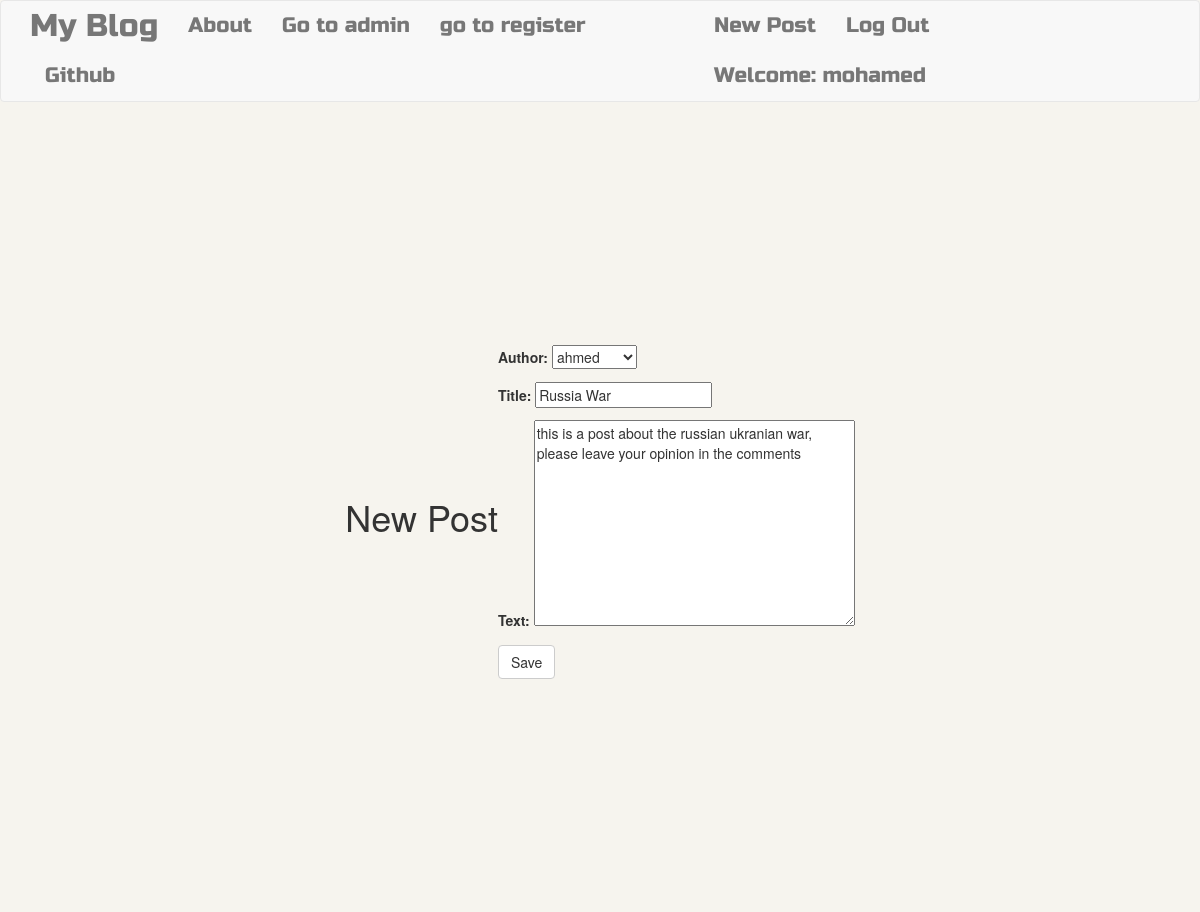
Screenshot of /post/3/edit/ (signed in) with the database file from the repository.
### blog/models.py (models this page shows, shortened)
class Post (models.Model):
    author=models.ForeignKey('auth.User',on_delete=models.CASCADE)
    title=models.CharField(max_length=200)
    text=models.TextField()
    create_date=models.DateTimeField(default=timezone.now)
    publish_date=models.DateTimeField(blank=True,null=True)

### blog/views.py (the view)
class updatepostview (LoginRequiredMixin,UpdateView):
    login_url='/login/'
    redirect_field_name="blog/post_detail.html"
    form_class=PostForm
    model=Post

### blog/forms.py
class PostForm (forms.ModelForm):
    class Meta ():
        model=Post
        fields=('author','title','text')
        widgets={
          'title':forms.TextInput(attrs={'class':'textinputclass'}),
          'text': forms.Textarea(attrs={'class':'editable medium-editor-textarea postcontent'})
        }

### blog/templates/blog/post_form.html (shortened to what this page needs)
{% extends 'blog/base.html' %}
{% block content %}
<h1>New Post</h1>
<form  method="POST">
{{form.as_p}}
<button type="submit" class='save btn btn-default' >Save</button>
</form>
{% endblock %}

### blog/templates/blog/base.html (shortened to what this page needs)
<!DOCTYPE html>
{% load staticfiles %}
<html lang="en" dir="ltr">
  <head>
<link rel="stylesheet" href="https://maxcdn.bootstrapcdn.com/bootstrap/3.3.7/css/bootstrap.min.css"
<script src="//cdn.jsdelivr.net/npm/medium-editor@latest/dist/js/medium-editor.min.js"></script>
<link rel="stylesheet" href="//cdn.jsdelivr.net/npm/medium-editor@latest/dist/css/medium-editor.min.css" type="text/css" media="screen" charset="utf-8">
<link rel="stylesheet" href="{% static 'css/blog.css' %}">
  </head>
  <body>
    <nav class='navbar navbar-default techfont custom-navbar '  >
      <div class="container">
        <ul class= 'nav navbar-nav'>
          <li> <a class='navbar-brand bigbrand' href="{% url 'postlist' %}">My Blog</a> </li>
          <li><a href="{% url 'about' %}">About</a></li>
          <li><a class="navbar-link" href="{% url 'admin:index' %}">Go to admin</a></li>
          <li><a class="navbar-link" href="{% url 'register' %}">go to register</a></li>
          <li><a href="https://www.github.com">Github</a> </li>
        </ul>
        <ul class='nav navbar-nav navbar-right'>
          {% if user.is_authenticated %}
          <li><a href="{% url 'postnew' %}">New Post</a> </li>
          <li><a href="{% url 'logout' %}">Log Out</a> </li>
          <li><a>Welcome: {{user.username}}</a> </li>
          {% else %}
          <li><a class='nav navbar-right' href="{% url 'login' %}">Login</a> </li>
          {% endif %}
        </ul>
      </div>
    </nav>
    <div class="content container">
      {% block content %}
      {% endblock %}
    </div>
  </body>
</html>

### blog/static/css/blog.css (style rules this page uses)
.techfont { font-family:'Russo One' ,sans-serif; font-size: 1.5em; margin-bottom: 10px; }
.bigbrand { font-size:1.5em; }
body, html { height: 100%; background: #F6F4EE; }
.container { display: flex; align-items: center; justify-content: center; height: 100%; }

### rows the page displays
Post: author "ahmed", title "Russia War", text "this is a post about the russian ukranian war, please leave your opinion in the comments"

### other values shown
{{ user.username }} "mohamed"
